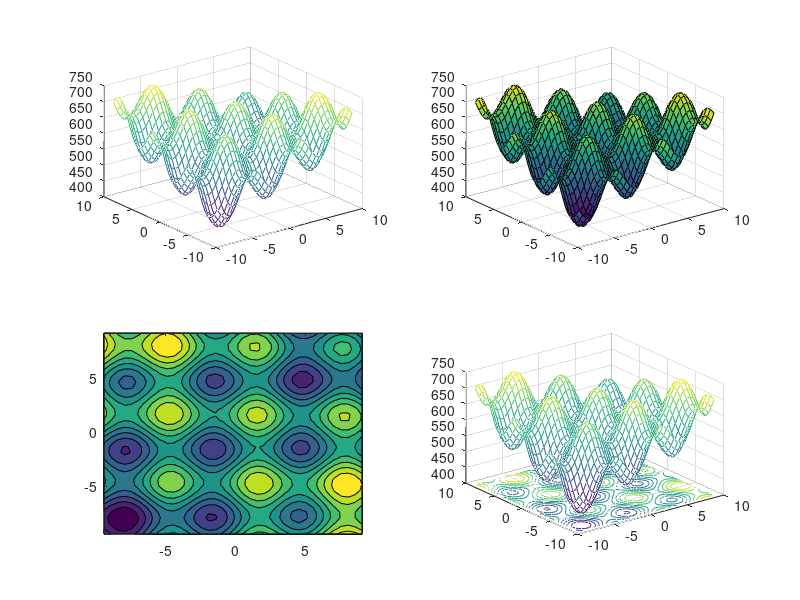

Write MATLAB code to recreate this figure.
figure(1)
[x, y] = meshgrid(-3*pi:0.5:3*pi, -3*pi:0.5:3*pi);
z= 600-x.*y+50*sin(x)+50*sin(y);
subplot(2,2,1);
mesh(x,y,z);
subplot(2,2,2);
surf(x,y,z);
subplot(2,2,3);
contourf(x,y,z);
subplot(2,2,4);
meshc(x,y,z);